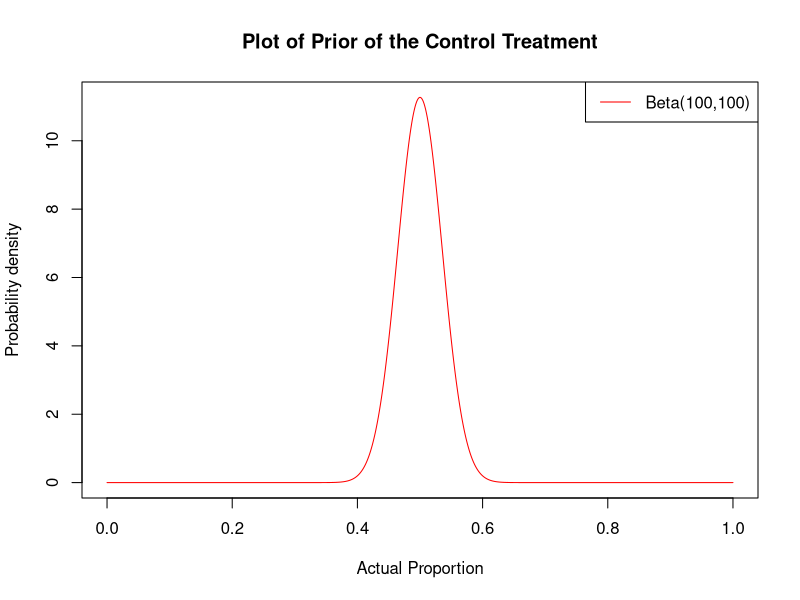
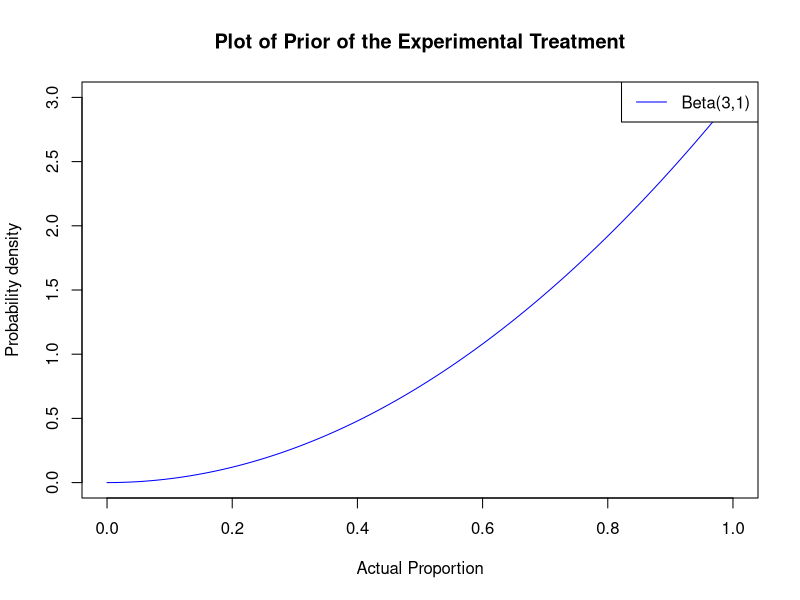
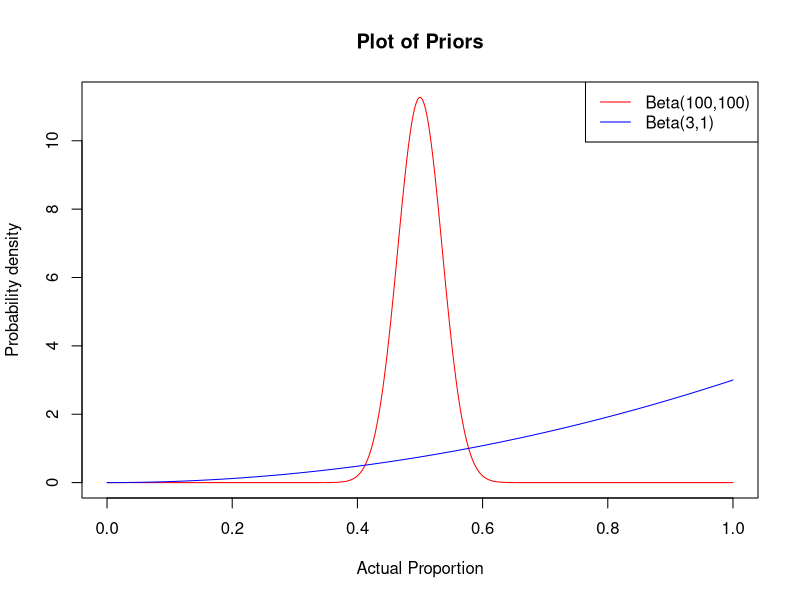

These charts were generated, in order, by the following R code: (Note: a time limit stopped this script after it produced the figures.)
## ---- chunk 1

balanced <- function( i, j, k, l, chooser_params ) {

    n <- i + j + k + l

    if (n%%2) {
        action <- sample(c(1,2), size=1)
    }
    else {
        if (i + j < k + l) {
            action <- 1
        } else {
            action <- 2
        }
    }

    return(action)
}


one_run <- function(n, chooser, chooser_params, alpha) {

    i <- 0
    j <- 0
    k <- 0
    l <- 0

    # set the true probability of success
    p.c <- rbeta( 1, prior.i, prior.j )
    p.n <- rbeta( 1, prior.k, prior.l )

    correctly_reject_nulls <- c()

    for (m in 1:n) {

        # use the chooser function to pick an action
        # in this case, it should return 1 or 2
        action <- chooser( i, j, k, l, chooser_params )
        if (length(action)!=1) {
            chooser_params <- action[2]
            action <- action[1]
        }

        if (action == 1) {

            # decide whether or not the treatment is a success
            sample <- rbinom(1, 1, p.c)

            if (sample == 1) {
                # success!
                i <- i + 1
            } else if (sample == 0) {
                # failure
                j <- j + 1
            }
        } else {
            
            # decide whether or not the treatment is a success
            sample <- rbinom(1, 1, p.n)

            if (sample == 1) {
                # success!
                k <- k + 1
            } else if (sample == 0) {
                # failure
                l <- l + 1
            }
        }

        xtab <- as.table(rbind(c(i, j), c(k, l)))
        dimnames(xtab) <- list(
            group = c("grp1", "grp2"),
            success = c("yes", "no")
        )


        null_rejected <- tryCatch(
            {
                test <- prop.test(xtab)
                test["p.value"] < alpha
            },
            error=function(cond) {
                FALSE
            }
        )
        if (is.na(null_rejected)) {
            null_rejected <- FALSE
        }
        # power is based on _correctly_ rejecting the null
        # we must ignore rejections where the sign is wrong
        p.c_hat <- i/(i+j)
        p.n_hat <- k/(k+l)
        incorrect_direction <- (p.c_hat > p.n_hat) != (p.c > p.n)
        correctly_reject_null <- null_rejected
        if (null_rejected & incorrect_direction) {
            correctly_reject_null <- FALSE
        }

        correctly_reject_nulls <- append(correctly_reject_nulls, correctly_reject_null)
    }

    return(correctly_reject_nulls)
}


simulator <- function(numb_of_sims, numb_of_patients, runner, chooser, chooser_params, alpha) {

    runs <- array(0, dim=numb_of_patients)
    props <- c()

    for (iter in 1:(numb_of_sims)) {
        
        correctly_reject_nulls <- runner(numb_of_patients, chooser, chooser_params, alpha)
        runs <- runs + (correctly_reject_nulls - runs)/(iter+1)
    }

    return(c(runs, props))
}

## ---- chunk 2

# setup parameters
numb_of_sims <- 10000
numb_of_patients <- 300

prior.i <- 100
prior.j <- 100
prior.k <- 3
prior.l <- 1

power_threshold <- 0.8
alpha <- 0.05

# plot beta distribution
x1 <- seq(0, 1, length=1000)
y1 <- dbeta(x1, prior.i, prior.j)
plot(x1, y1, type="l", col="red", main="Plot of Prior of the Control Treatment", ylab="Probability density", xlab="Actual Proportion")
legend(x="topright", legend=c(paste0("Beta(",prior.i,",",prior.j,")")), lty=1, col=c("red"))

## ---- chunk 3

# plot beta distribution
x2 <- seq(0, 1, length=1000)
y2 <- dbeta(x1, prior.k, prior.l)
plot(x2, y2, type="l", col="blue", main="Plot of Prior of the Experimental Treatment", ylab="Probability density", xlab="Actual Proportion", width=5, hight=4)
legend(x="topright", legend=c(paste0("Beta(",prior.k,",",prior.l,")")), lty=1, col=c("blue"))

## ---- chunk 4

# plot beta distributions
x1 <- seq(0, 1, length=1000)
y1 <- dbeta(x1, prior.i, prior.j)
plot(x1, y1, type="l", col="red", main="Plot of Priors", ylab="Probability density", xlab="Actual Proportion", width=5, hight=4)

x2 <- seq(0, 1, length=1000)
y2 <- dbeta(x1, prior.k, prior.l)
lines(x2, y2, col="blue")
legend(x="topright", legend=c(paste0("Beta(",prior.i,",",prior.j,")"), paste0("Beta(",prior.k,",",prior.l,")")), lty=1, col=c("red", "blue"))

## ---- chunk 5

# simulate the clinical trials
y <- simulator(numb_of_sims, numb_of_patients, one_run, balanced, NA, alpha)

# plot the expected power for each sample size
x <- 1:numb_of_patients
plot(x,y, ylim=c(0,1), cex=0.5, ylab="Expected power",xlab="Sample size",main="Simulations of Optimal Sample Size")

# find the sample size that give the power_threshold set earlier
abline(h=power_threshold)
optimal_sample_size <- sum(y < power_threshold); optimal_sample_size
abline(v=optimal_sample_size)
